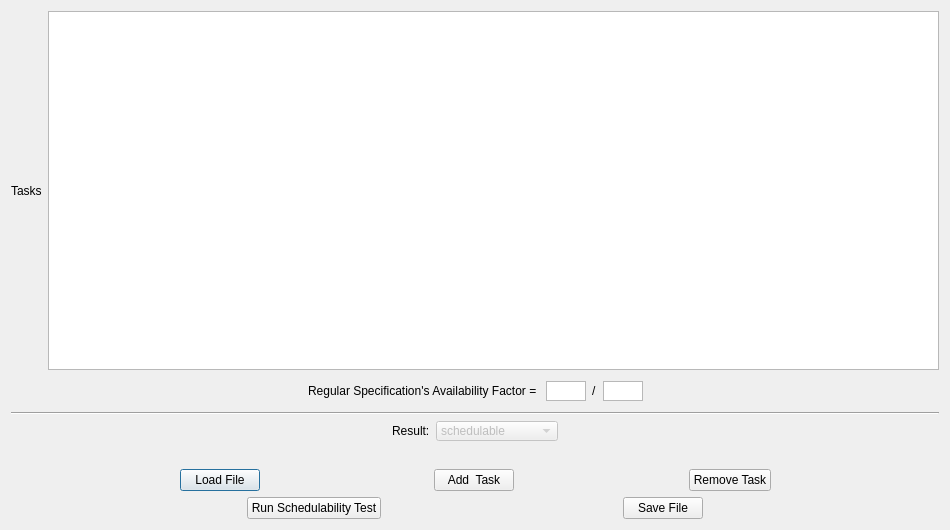
<?xml version="1.0" encoding="UTF-8"?>
<ui version="4.0">
 <class>ST</class>
 <widget class="QDialog" name="ST">
  <property name="geometry">
   <rect>
    <x>0</x>
    <y>0</y>
    <width>950</width>
    <height>530</height>
   </rect>
  </property>
  <property name="minimumSize">
   <size>
    <width>950</width>
    <height>530</height>
   </size>
  </property>
  <property name="windowTitle">
   <string>Schedulability Test</string>
  </property>
  <layout class="QVBoxLayout" name="verticalLayout">
   <item>
    <layout class="QHBoxLayout" name="horizontalLayout">
     <item>
      <widget class="QLabel" name="taskLabel">
       <property name="text">
        <string>Tasks</string>
       </property>
      </widget>
     </item>
     <item>
      <widget class="QTableWidget" name="tableWidget">
       <property name="minimumSize">
        <size>
         <width>0</width>
         <height>0</height>
        </size>
       </property>
      </widget>
     </item>
    </layout>
   </item>
   <item>
    <layout class="QHBoxLayout" name="horizontalLayout_2">
     <item>
      <spacer name="horizontalSpacer_11">
       <property name="orientation">
        <enum>Qt::Horizontal</enum>
       </property>
       <property name="sizeHint" stdset="0">
        <size>
         <width>40</width>
         <height>20</height>
        </size>
       </property>
      </spacer>
     </item>
     <item>
      <widget class="QLabel" name="afLabel">
       <property name="maximumSize">
        <size>
         <width>16777215</width>
         <height>20</height>
        </size>
       </property>
       <property name="text">
        <string>Regular Specification's Availability Factor = </string>
       </property>
      </widget>
     </item>
     <item>
      <widget class="QPlainTextEdit" name="wcetTextEdit">
       <property name="maximumSize">
        <size>
         <width>40</width>
         <height>20</height>
        </size>
       </property>
       <property name="verticalScrollBarPolicy">
        <enum>Qt::ScrollBarAlwaysOff</enum>
       </property>
      </widget>
     </item>
     <item>
      <widget class="QLabel" name="label_3">
       <property name="text">
        <string>/</string>
       </property>
      </widget>
     </item>
     <item>
      <widget class="QPlainTextEdit" name="periodTextEdit">
       <property name="maximumSize">
        <size>
         <width>40</width>
         <height>20</height>
        </size>
       </property>
       <property name="verticalScrollBarPolicy">
        <enum>Qt::ScrollBarAlwaysOff</enum>
       </property>
      </widget>
     </item>
     <item>
      <spacer name="horizontalSpacer_7">
       <property name="orientation">
        <enum>Qt::Horizontal</enum>
       </property>
       <property name="sizeHint" stdset="0">
        <size>
         <width>40</width>
         <height>30</height>
        </size>
       </property>
      </spacer>
     </item>
    </layout>
   </item>
   <item>
    <widget class="Line" name="line">
     <property name="orientation">
      <enum>Qt::Horizontal</enum>
     </property>
    </widget>
   </item>
   <item>
    <layout class="QHBoxLayout" name="horizontalLayout_4">
     <item>
      <spacer name="horizontalSpacer_2">
       <property name="orientation">
        <enum>Qt::Horizontal</enum>
       </property>
       <property name="sizeHint" stdset="0">
        <size>
         <width>40</width>
         <height>20</height>
        </size>
       </property>
      </spacer>
     </item>
     <item>
      <widget class="QLabel" name="resultLabel">
       <property name="text">
        <string>Result:</string>
       </property>
      </widget>
     </item>
     <item>
      <widget class="QComboBox" name="schedulableComboBox">
       <property name="enabled">
        <bool>false</bool>
       </property>
       <property name="maximumSize">
        <size>
         <width>16777215</width>
         <height>20</height>
        </size>
       </property>
       <property name="focusPolicy">
        <enum>Qt::NoFocus</enum>
       </property>
       <item>
        <property name="text">
         <string>schedulable</string>
        </property>
       </item>
       <item>
        <property name="text">
         <string>non-schedulable</string>
        </property>
       </item>
      </widget>
     </item>
     <item>
      <spacer name="horizontalSpacer_6">
       <property name="orientation">
        <enum>Qt::Horizontal</enum>
       </property>
       <property name="sizeHint" stdset="0">
        <size>
         <width>40</width>
         <height>20</height>
        </size>
       </property>
      </spacer>
     </item>
    </layout>
   </item>
   <item>
    <spacer name="verticalSpacer">
     <property name="orientation">
      <enum>Qt::Vertical</enum>
     </property>
     <property name="sizeType">
      <enum>QSizePolicy::Fixed</enum>
     </property>
     <property name="sizeHint" stdset="0">
      <size>
       <width>20</width>
       <height>22</height>
      </size>
     </property>
    </spacer>
   </item>
   <item>
    <layout class="QHBoxLayout" name="horizontalLayout_3">
     <property name="sizeConstraint">
      <enum>QLayout::SetNoConstraint</enum>
     </property>
     <item>
      <spacer name="horizontalSpacer_5">
       <property name="orientation">
        <enum>Qt::Horizontal</enum>
       </property>
       <property name="sizeHint" stdset="0">
        <size>
         <width>40</width>
         <height>20</height>
        </size>
       </property>
      </spacer>
     </item>
     <item>
      <widget class="QPushButton" name="loadButton">
       <property name="sizePolicy">
        <sizepolicy hsizetype="Minimum" vsizetype="Preferred">
         <horstretch>0</horstretch>
         <verstretch>0</verstretch>
        </sizepolicy>
       </property>
       <property name="text">
        <string>Load File</string>
       </property>
      </widget>
     </item>
     <item>
      <spacer name="horizontalSpacer_3">
       <property name="orientation">
        <enum>Qt::Horizontal</enum>
       </property>
       <property name="sizeHint" stdset="0">
        <size>
         <width>40</width>
         <height>20</height>
        </size>
       </property>
      </spacer>
     </item>
     <item>
      <widget class="QPushButton" name="taskEnterButton">
       <property name="sizePolicy">
        <sizepolicy hsizetype="Minimum" vsizetype="Preferred">
         <horstretch>0</horstretch>
         <verstretch>0</verstretch>
        </sizepolicy>
       </property>
       <property name="text">
        <string>Add  Task</string>
       </property>
      </widget>
     </item>
     <item>
      <spacer name="horizontalSpacer_4">
       <property name="orientation">
        <enum>Qt::Horizontal</enum>
       </property>
       <property name="sizeHint" stdset="0">
        <size>
         <width>40</width>
         <height>20</height>
        </size>
       </property>
      </spacer>
     </item>
     <item>
      <widget class="QPushButton" name="taskRemoveButton">
       <property name="sizePolicy">
        <sizepolicy hsizetype="Minimum" vsizetype="Preferred">
         <horstretch>0</horstretch>
         <verstretch>0</verstretch>
        </sizepolicy>
       </property>
       <property name="text">
        <string>Remove Task</string>
       </property>
      </widget>
     </item>
     <item>
      <spacer name="horizontalSpacer">
       <property name="orientation">
        <enum>Qt::Horizontal</enum>
       </property>
       <property name="sizeHint" stdset="0">
        <size>
         <width>40</width>
         <height>20</height>
        </size>
       </property>
      </spacer>
     </item>
    </layout>
   </item>
   <item>
    <layout class="QHBoxLayout" name="horizontalLayout_5">
     <property name="sizeConstraint">
      <enum>QLayout::SetNoConstraint</enum>
     </property>
     <item>
      <spacer name="horizontalSpacer_8">
       <property name="orientation">
        <enum>Qt::Horizontal</enum>
       </property>
       <property name="sizeHint" stdset="0">
        <size>
         <width>40</width>
         <height>20</height>
        </size>
       </property>
      </spacer>
     </item>
     <item>
      <widget class="QPushButton" name="getSTButton">
       <property name="text">
        <string>Run Schedulability Test</string>
       </property>
       <property name="checkable">
        <bool>false</bool>
       </property>
      </widget>
     </item>
     <item>
      <spacer name="horizontalSpacer_9">
       <property name="orientation">
        <enum>Qt::Horizontal</enum>
       </property>
       <property name="sizeHint" stdset="0">
        <size>
         <width>40</width>
         <height>20</height>
        </size>
       </property>
      </spacer>
     </item>
     <item>
      <widget class="QPushButton" name="saveButton">
       <property name="text">
        <string>Save File</string>
       </property>
      </widget>
     </item>
     <item>
      <spacer name="horizontalSpacer_10">
       <property name="orientation">
        <enum>Qt::Horizontal</enum>
       </property>
       <property name="sizeHint" stdset="0">
        <size>
         <width>40</width>
         <height>20</height>
        </size>
       </property>
      </spacer>
     </item>
    </layout>
   </item>
  </layout>
 </widget>
 <resources/>
 <connections/>
</ui>
